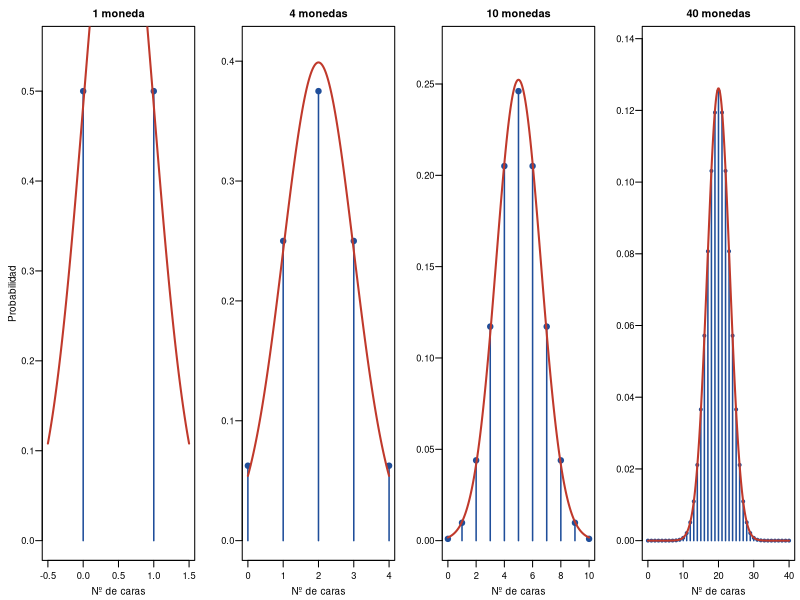

The R script that drew this image:
# De la binomial a la normal: nº de caras al lanzar n monedas (p = 0.5)
# No necesita datos: es teoría
op <- par(mfrow = c(1, 4), mar = c(3, 3.2, 2, 0.4), mgp = c(1.8, 0.6, 0),
          cex.axis = 0.85, cex.lab = 0.9, cex.main = 1)
for (n in c(1, 4, 10, 40)) {
  x <- 0:n; p <- dbinom(x, n, 0.5)
  mu <- n / 2; s <- sqrt(n / 4)
  plot(x, p, type = "h", lwd = 1.5, col = "#1F4E9A", las = 1, ylim = c(0, max(p) * 1.1),
       xlab = "Nº de caras", ylab = ifelse(n == 1, "Probabilidad", ""),
       xlim = if (n == 1) c(-0.5, 1.5) else c(0, n),
       main = sprintf("%d moneda%s", n, ifelse(n > 1, "s", "")))
  points(x, p, pch = 19, cex = ifelse(n > 10, 0.6, 1.1), col = "#1F4E9A")
  curve(dnorm(x, mu, s), add = TRUE, lwd = 2, col = "#C0392B", n = 300)
}
par(op)
